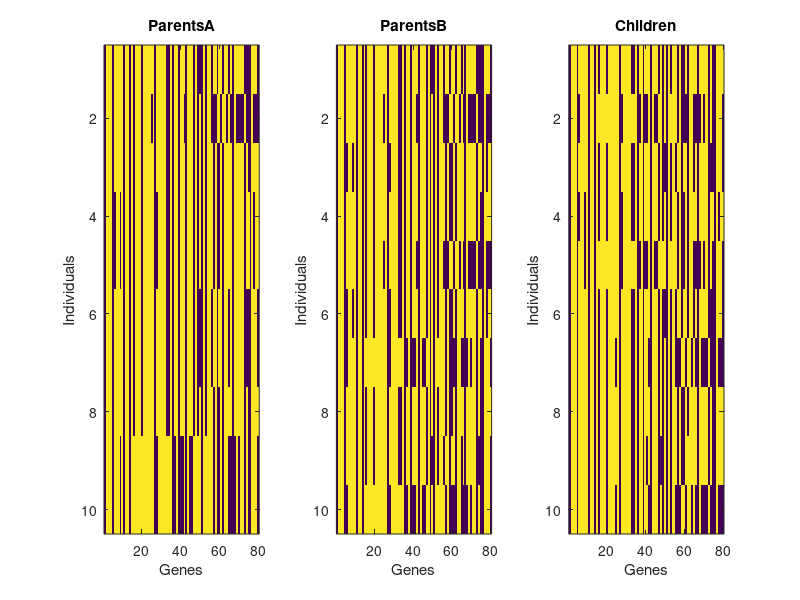
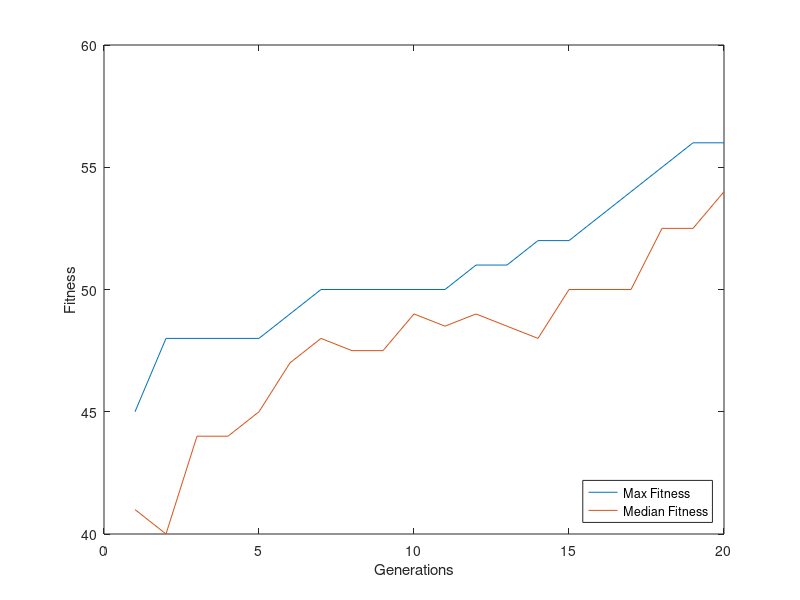

Reproduce these figures in MATLAB, in order.
%% One-Max Genetic Algorithm Examples
%
clear
%%
% Set Parameters
popSize = 10;
nGenes  = 80;
rateMut = 1/nGenes;
rateXov = 0.9;
maxGens = 20;

%% Initialize Population
% Initialize population randomly between zero and one
pop = randi([0 1],popSize,nGenes);
%figure(1);imagesc(pop);xlabel('Genes');ylabel('Individuals');title('Children')

%% Evolution Loop
% Loop through evaluation, selection, and recombination for 'maxGens'
% generations or unless a termination criteria is reached
for gen = 1:maxGens

%% Evaluate Population
% As we are merely counting the number of ones in each individuals genome
% we can use the 'sum' function as a fitness measure. We record the best
% fitness and median fitness to record performance, and keep the index of
% the best individual. This individual is inserted into the population
% unchanged at the end of recombination (Elitism).

fitness = sum(pop,2);
[bestFitness(gen), bestIndividual] = max(fitness);
medianFitness(gen) = median(fitness);

%% Selection
% Parents are selected via tournament selection: 
%%
% # Two individuals are chosen for each breeding opportunity (2 spots per
% needed child)
% # The individuals in each matchup with the highest fitness is chosen as
% a parent for recombination
% 

matchupA = randi(popSize,2,popSize);
winnerAbool  = fitness(matchupA(1,:)) > fitness(matchupA(2,:));
parentAindx  = [matchupA(1,winnerAbool) matchupA(2,~winnerAbool)];

matchupB = randi(popSize,2,popSize);
winnerBbool  = fitness(matchupB(1,:)) > fitness(matchupB(2,:));
parentBindx  = [matchupA(1,winnerBbool) matchupA(2,~winnerBbool)];

%% Recombination
% Create new population by combining and altering chosen parents
   %% Crossover
   % Combine parents via single point crossover
   
   % Determine if parents will crossover or not
   doXover = (rand(1,popSize) < rateXov);
   
   % Determine Crossover Points
   crossPt = randi([1 nGenes-1],1,popSize) .* doXover;
   
   % Create Children Individuals
   indIndx = 1:popSize;
   newPop(indIndx,:) = [pop(parentAindx(indIndx), 1:end-crossPt(indIndx) )...
                        pop(parentBindx(indIndx), 1+end-crossPt(indIndx):end)];
                     
   %% Mutation
   % Possible bit flip for every gene
   mutation = rand(popSize,nGenes) < rateMut;
   newPop = xor(newPop, mutation);
   
%% Elitism
newPop(1,:) = pop(bestIndividual,:);
pop = newPop;
fitness = sum(newPop,2);

% View Parents and Children
subplot(1,3,1);imagesc(pop(parentAindx,:));xlabel('Genes');ylabel('Individuals');title('ParentsA')
subplot(1,3,2);imagesc(pop(parentBindx,:));xlabel('Genes');ylabel('Individuals');title('ParentsB')
subplot(1,3,3);imagesc(pop);xlabel('Genes');ylabel('Individuals');title('Children')
%pause(0.1)

%% Early Termination
if bestFitness(gen) == nGenes; break; end

end

%% Plot Result
figure(2);clf;
plot(bestFitness);hold on;
plot(medianFitness);
xlabel('Generations');ylabel('Fitness');
legend('Max Fitness', 'Median Fitness','Location','SouthEast')